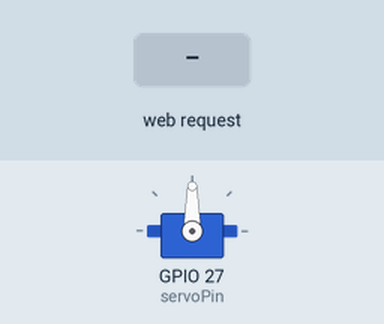
This sketch was run on a simulated ESP32. On the bench: servo. Inputs (shaded band) come from the test bench. WiFi joins after 1.5 s; servers stay silent unless stated; what the sketch prints to the serial monitor is not drawn.

Above: at 3.3 s.
3.4 s: HTTP request GET /move?status=RIPE received
At 3.62 s:
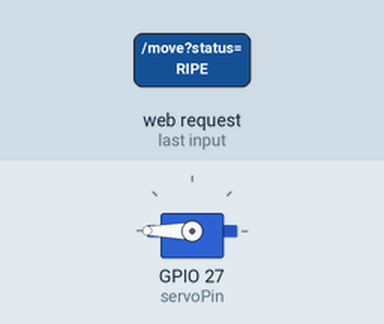
5.3 s: HTTP request GET /move?status=0 received
At 5.52 s:
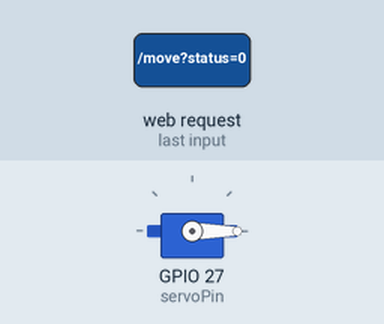
Timing chart, 0 to 8.3 s (numbered marks = the images above; inputs shaded):
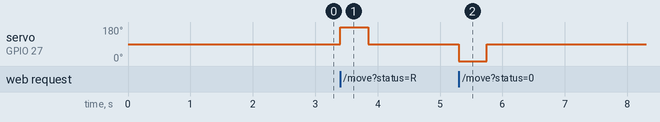

The sketch:

index.ino
```cpp
#include <WiFi.h>
#include <HTTPClient.h>
#include <ESP32Servo.h>
#include <ArduinoJson.h>
#include <WebServer.h>
#include <ESPmDNS.h>

const char* ssid = "aruuu";
const char* password = "alva123asd";
const String url = "http://192.168.137.1:8000/api/pineapple/latest";

Servo myservo;
int servoPin = 27;
int lastDataId = 0;

WebServer server(80);

void moveServo(String statusNanas) {
  Serial.println("[Servo] Moving for status: " + statusNanas);
  myservo.attach(servoPin, 500, 2400);

  if (statusNanas == "RIPE" || statusNanas == "1") {
    myservo.write(180);
    delay(450);
    myservo.write(90);
    delay(400);
  } else {
    myservo.write(0);
    delay(450);
    myservo.write(90);
    delay(400);
  }
  myservo.detach();
}

void handleMove() {
  if (server.hasArg("status")) {
    String status = server.arg("status");
    server.send(200, "text/plain", "OK");
    moveServo(status);
  } else {
    server.send(400, "text/plain", "Missing Status");
  }
}

void setup() {
  Serial.begin(115200);
  ESP32PWM::allocateTimer(1);
  myservo.setPeriodHertz(50);

  myservo.attach(servoPin, 500, 2400);
  myservo.write(90);
  delay(500);
  myservo.detach();

  WiFi.begin(ssid, password);
  while (WiFi.status() != WL_CONNECTED) {
    delay(200);
    Serial.print(".");
  }
  Serial.println("\n[WiFi] Connected!");
  Serial.print("IP Address: ");
  Serial.println(WiFi.localIP());

  if (MDNS.begin("nanas-servo")) {
    Serial.println("[mDNS] nanas-servo.local started");
  }

  server.on("/move", handleMove);
  server.begin();
}

void loop() {
  server.handleClient();

  // Polling tetap ada sebagai backup atau sinkronisasi awal
  static unsigned long lastPoll = 0;
  if (millis() - lastPoll > 2000) {  // Kurangi frekuensi polling ke 2 detik agar tidak berat
    lastPoll = millis();
    if (WiFi.status() == WL_CONNECTED) {
      HTTPClient http;
      http.setTimeout(500);
      http.begin(url);
      int httpCode = http.GET();
      if (httpCode == 200) {
        StaticJsonDocument<256> doc;
        deserializeJson(doc, http.getStream());
        int currentId = doc["id"];
        if (currentId > lastDataId) {
          lastDataId = currentId;
          moveServo(doc["status"]);
        }
      }
      http.end();
    }
  }
}
```

Measured:
- after the input at 3.4 s, servo on GPIO 27 (servoPin): 90° → 180° at once, → 90° 0.45 s later
- after the input at 5.3 s, servo on GPIO 27 (servoPin): 90° → 0° at once, → 90° 0.45 s later
